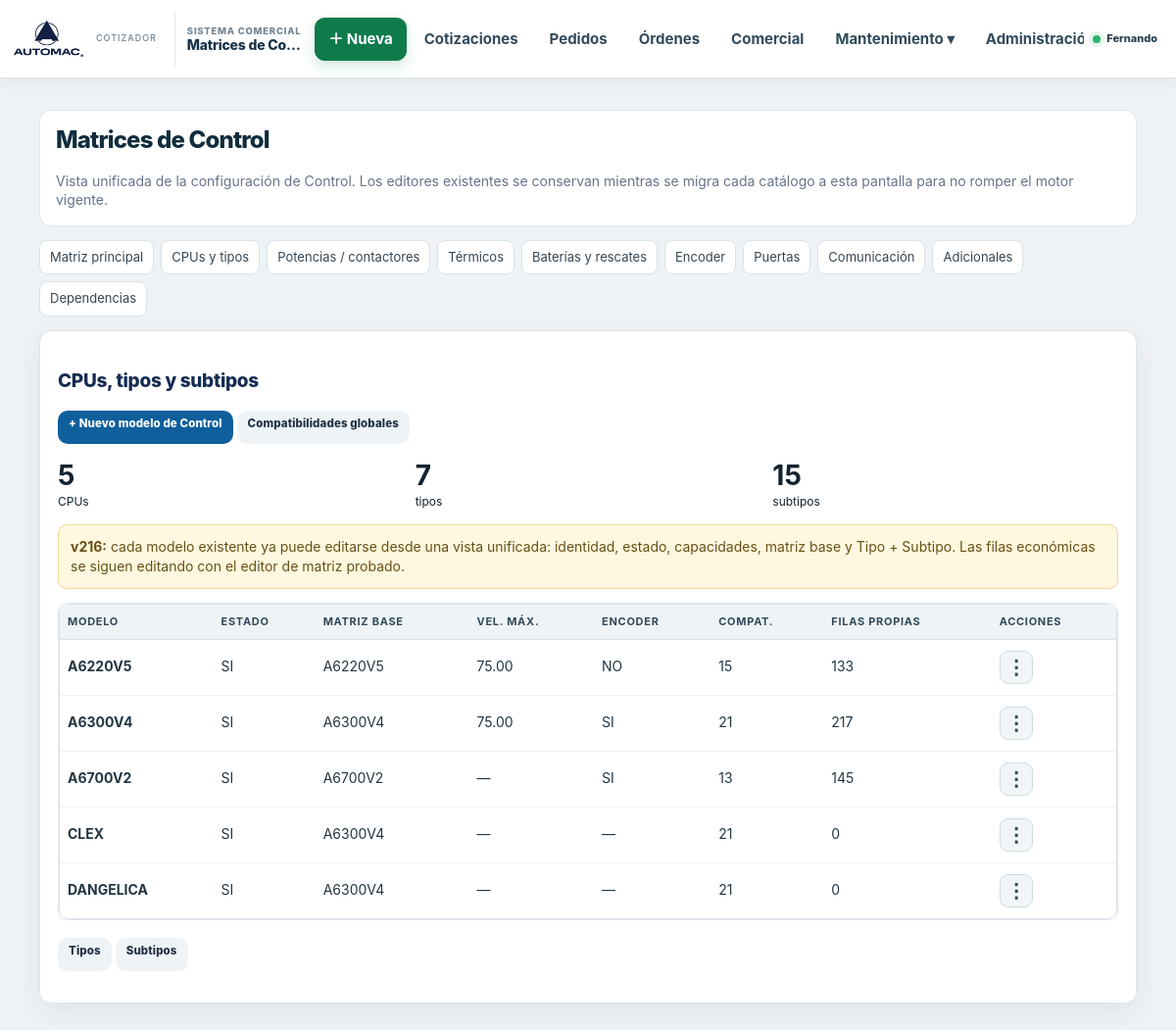
The app's page /mantenimiento_control.php?tab=catalogos (signed in) with its own data.
### tables this page shows
CREATE TABLE `cpus` (
  `cpu_id` tinyint(3) UNSIGNED NOT NULL,
  `cpu_name` varchar(50) NOT NULL,
  `velocidad_max_mmin` decimal(8,2) DEFAULT NULL,
  `admite_encoder` enum('SI','NO') DEFAULT NULL,
  `cpu_matriz_base_id` tinyint(3) UNSIGNED DEFAULT NULL
);

### mantenimiento_control.php (the view, shortened to what this page needs)
<?php
require_once 'conexion.php';
function mctlE($v){return htmlspecialchars((string)$v,ENT_QUOTES,'UTF-8');}
function mctlCount(mysqli $c,string $t):int{$r=$c->query("SELECT COUNT(*) c FROM `$t`");return $r?(int)$r->fetch_assoc()['c']:0;}
$counts=array();foreach(array('matriz_calculos','cpus','tipos_control','subtipos_control','centrales','contactores','contactorpot','termicos','baterias','matriz_baterias','posicionamiento_encoder_permitido','rescates_opciones','rescates_componentes','ptacabina','ptapisos') as $t){$counts[$t]=mctlCount($conexion,$t);}
$tab=$_GET['tab']??'principal';
$tabs=array('principal'=>'Matriz principal','catalogos'=>'CPUs y tipos','potencias'=>'Potencias / contactores','termicos'=>'Térmicos','baterias'=>'Baterías y rescates','encoder'=>'Encoder','puertas'=>'Puertas','comunicacion'=>'Comunicación','adicionales'=>'Adicionales','dependencias'=>'Dependencias');if(!isset($tabs[$tab]))$tab='principal';
$fCpu=(int)($_GET['cpu']??0);
$fTipo=(int)($_GET['tipo']??0);
$fSubtipo=(int)($_GET['subtipo']??0);
$fBuscar=trim((string)($_GET['q']??''));
$cpusLista=$conexion->query('SELECT cpu_id,cpu_name FROM cpus ORDER BY cpu_name');
$tiposLista=$conexion->query('SELECT ctrltipo_id,ctrltipo_name FROM tipos_control ORDER BY ctrltipo_id');
$subtiposLista=$conexion->query('SELECT ctrlsubtipo_id,ctrlsubtipo_name FROM subtipos_control ORDER BY ctrlsubtipo_name');
$modelosControl=$conexion->query("SELECT c.cpu_id,c.cpu_name,COALESCE(cap.activo,'SI') activo,c.velocidad_max_mmin,c.admite_encoder,b.cpu_name base_nombre,(SELECT COUNT(*) FROM matriz_calculos m WHERE m.control_cpu=c.cpu_id) filas_propias,(SELECT COUNT(*) FROM control_compatibilidades cc WHERE cc.cpu_id=c.cpu_id AND cc.activo='SI') compat_activas FROM cpus c LEFT JOIN control_cpu_capacidades cap ON cap.cpu_id=c.cpu_id LEFT JOIN cpus b ON b.cpu_id=COALESCE(NULLIF(c.cpu_matriz_base_id,0),c.cpu_id) ORDER BY c.cpu_name");
$matrizListado=null; $matrizTotal=0;
?><!doctype html><html lang="es"><head><meta charset="utf-8"><title>Matrices de Control · Automac</title><link rel="stylesheet" href="automac-ui.css"></head><body><?php require 'menu.php';?><main class="main"><section class="hero"><h1>Matrices de Control</h1><p>Vista unificada de la configuración de Control. Los editores existentes se conservan mientras se migra cada catálogo a esta pantalla para no romper el motor vigente.</p></section><nav class="tabs"><?php foreach($tabs as $k=>$v):?><a class="<?=$tab===$k?'on':''?>" href="?tab=<?=mctlE($k)?>"><?=mctlE($v)?></a><?php endforeach;?></nav>
<?php if($tab==='principal'):?><section class="card"><div style="display:flex;justify-content:space-between;gap:12px;align-items:flex-start;flex-wrap:wrap"><div><h2 style="margin:0 0 5px">Matriz principal</h2><p style="margin:0">CPU + tipo + subtipo + tensión + rango de potencia + contactores/térmico + código Bejerman.</p></div><div><a class="btn" href="administrar_matriz.php#formulario-configuracion">+ Nueva combinación</a><a class="btn sec" href="exportar_matriz_calculos.php">Exportar</a></div></div>
<form class="filters" method="get"><input type="hidden" name="tab" value="principal"><label>CPU<select name="cpu"><option value="0">Todas</option><?php if($cpusLista) while($x=$cpusLista->fetch_assoc()):?><option value="<?=(int)$x['cpu_id']?>"<?=$fCpu===(int)$x['cpu_id']?' selected':''?>><?=mctlE($x['cpu_name'])?></option><?php endwhile;?></select></label><label>Tipo<select name="tipo"><option value="0">Todos</option><?php if($tiposLista) while($x=$tiposLista->fetch_assoc()):?><option value="<?=(int)$x['ctrltipo_id']?>"<?=$fTipo===(int)$x['ctrltipo_id']?' selected':''?>><?=mctlE($x['ctrltipo_name'])?></option><?php endwhile;?></select></label><label>Subtipo<select name="subtipo"><option value="0">Todos</option><?php if($subtiposLista) while($x=$subtiposLista->fetch_assoc()):?><option value="<?=(int)$x['ctrlsubtipo_id']?>"<?=$fSubtipo===(int)$x['ctrlsubtipo_id']?' selected':''?>><?=mctlE($x['ctrlsubtipo_name'])?></option><?php endwhile;?></select></label><label>Buscar<input name="q" value="<?=mctlE($fBuscar)?>" placeholder="Código, descripción, CPU..."></label><div><button class="btn" type="submit">Filtrar</button><a class="btn sec" href="?tab=principal">Limpiar</a></div></form>
<div class="mini" style="margin-bottom:8px"><strong><?=$matrizTotal?></strong> filas mostradas · <?=$counts['matriz_calculos']?> combinaciones totales.</div><div class="tablewrap"><table class="matrix"><thead><tr><th>CPU</th><th>Tipo</th><th>Subtipo</th><th>Tensión</th><th>HP desde</th><th>HP hasta</th><th>Contactor</th><th>Cont. pot.</th><th>Térmico</th><th>Código</th><th>Base Bejerman</th><th>Acciones</th></tr></thead><tbody><?php if($matrizListado && $matrizListado->num_rows): while($r=$matrizListado->fetch_assoc()):?><tr><td><strong><?=mctlE($r['cpu_name'])?></strong></td><td><?=mctlE($r['ctrltipo_name'])?></td><td><?=mctlE($r['ctrlsubtipo_name'])?></td><td><?=mctlE($r['tension_name'])?></td><td><?=mctlE($r['control_potenciadesde'])?></td><td><?=mctlE($r['control_potenciahasta'])?></td><td><?=mctlE($r['contactor_name']?:'—')?></td><td><?=mctlE($r['contactorpot_name']?:'—')?></td><td><?=mctlE($r['termicos_codigo']?:'—')?></td><td><span class="tech"><?=mctlE($r['control_codigo'])?></span></td><td class="<?=($r['precios_costo']===null||(float)$r['precios_costo']<=0)?'bad':'good'?>"><?=($r['precios_costo']===null?'NO EXISTE':((float)$r['precios_costo']<=0?'PRECIO 0':'OK'))?></td><td><div class="actions"><a class="btn sm" href="administrar_matriz.php?editar=<?=(int)$r['control_id']?>#formulario-configuracion">Editar</a><a class="btn sec sm" href="administrar_matriz.php?duplicar=<?=(int)$r['control_id']?>#formulario-configuracion">Duplicar</a></div></td></tr><?php endwhile; else:?><tr><td colspan="12">No hay combinaciones para esos filtros.</td></tr><?php endif;?></tbody></table></div><p class="note">La edición abre el formulario técnico existente para conservar todas sus validaciones y controles de duplicados. La búsqueda y navegación ya quedan centralizadas en Matrices de Control.</p></section>
<?php elseif($tab==='catalogos'):?><section class="card"><h2>CPUs, tipos y subtipos</h2><p><a class="btn" href="mantenimiento_control_nuevo_modelo.php">+ Nuevo modelo de Control</a><a class="btn sec" href="mantenimiento_control_compatibilidades.php">Compatibilidades globales</a></p><div class="grid"><div class="kpi"><strong><?=$counts['cpus']?></strong><span>CPUs</span></div><div class="kpi"><strong><?=$counts['tipos_control']?></strong><span>tipos</span></div><div class="kpi"><strong><?=$counts['subtipos_control']?></strong><span>subtipos</span></div></div><p class="warn"><strong>v216:</strong> cada modelo existente ya puede editarse desde una vista unificada: identidad, estado, capacidades, matriz base y Tipo + Subtipo. Las filas económicas se siguen editando con el editor de matriz probado.</p><div class="tablewrap" style="margin-top:12px"><table class="matrix"><thead><tr><th>Modelo</th><th>Estado</th><th>Matriz base</th><th>Vel. máx.</th><th>Encoder</th><th>Compat.</th><th>Filas propias</th><th>Acciones</th></tr></thead><tbody><?php if($modelosControl) while($m=$modelosControl->fetch_assoc()):?><tr><td><strong><?=mctlE($m['cpu_name'])?></strong></td><td><?=mctlE($m['activo'])?></td><td><?=mctlE($m['base_nombre']?:$m['cpu_name'])?></td><td><?=mctlE($m['velocidad_max_mmin']??'—')?></td><td><?=mctlE($m['admite_encoder']??'—')?></td><td><?=(int)$m['compat_activas']?></td><td><?=(int)$m['filas_propias']?></td><td><a class="btn sm" href="mantenimiento_control_editar_modelo.php?cpu=<?=(int)$m['cpu_id']?>">Editar modelo</a><a class="btn sec sm" href="?tab=principal&cpu=<?=(int)$m['cpu_id']?>">Matriz</a></td></tr><?php endwhile;?></tbody></table></div><p><a class="btn sec" href="administrar_matriz.php#tipos">Tipos</a><a class="btn sec" href="administrar_matriz.php#subtipos">Subtipos</a></p></section>
<?php elseif($tab==='termicos'):?><section class="card"><h2>Térmicos</h2><div class="kpi"><strong><?=$counts['termicos']?></strong><span>registros</span></div><p>Se conservarán como catálogo técnico relacionado con las combinaciones de Control.</p><a class="btn" href="administrar_matriz.php">Ver uso en matriz</a></section>
<?php elseif($tab==='encoder'):?><section class="card"><h2>Encoder</h2><div class="kpi"><strong><?=$counts['posicionamiento_encoder_permitido']?></strong><span>compatibilidades</span></div><p>CPU/tipo/subtipo/velocidad permitidos.</p><a class="btn" href="administrar_matriz.php">Revisar matriz</a></section>
<?php elseif($tab==='comunicacion'):?><section class="card"><h2>Comunicación</h2><p>Paralelo/serie y compatibilidades se cruzan con la matriz principal y límites de paradas.</p><a class="btn" href="administrar_matriz.php">Matriz principal</a><a class="btn sec" href="limites_paradas.php">Límites de paradas</a></section>
<?php endif;?>
</main></body></html>

### cotizador-v15.css (style rules this page uses)
html { --v15-top:80px!important; --v15-nav:68px!important; }

### mantenimiento_control.php (style rules this page uses)
.main { padding:24px;max-width:1500px;margin:auto }
.hero,.card { background:#fff;border:1px solid #dfe5ec;border-radius:12px;padding:16px;margin-bottom:14px }
.hero h1 { margin:0 0 6px }
.hero p { margin:0;color:#64748b }
.tabs { display:flex;gap:7px;flex-wrap:wrap;margin:0 0 14px }
.tabs a { padding:8px 10px;border:1px solid #ced8e2;border-radius:8px;text-decoration:none;color:#234;background:#fff }
.tabs a.on { background:#0f5f9c;color:white;border-color:#0f5f9c }
.grid { display:grid;grid-template-columns:repeat(auto-fit,minmax(240px,1fr));gap:12px }
.kpi strong { font-size:28px;display:block }
.btn { display:inline-block;text-decoration:none;border-radius:8px;padding:9px 12px;background:#0f5f9c;color:#fff;font-weight:700;margin:4px 4px 0 0 }
.btn.sec { background:#edf3f7;color:#234 }
.warn { padding:12px;border-radius:9px;background:#fff7df;border:1px solid #eed69a;color:#665116 }
.tablewrap { overflow:auto;max-height:650px;border:1px solid #dfe5ec;border-radius:9px }
table.matrix { width:100%;border-collapse:collapse;font-size:12px;white-space:nowrap }
table.matrix th,table.matrix td { padding:7px 8px;border-bottom:1px solid #e7edf2;text-align:left }
table.matrix th { position:sticky;top:0;background:#243746;color:#fff;z-index:2 }

### records on screen
cpus: cpu_name "A6220V5", activo "SI", velocidad_max_mmin "75.00", admite_encoder "NO", compat_activas "15", filas_propias "133"
cpus: cpu_name "A6300V4", activo "SI", velocidad_max_mmin "75.00", admite_encoder "SI", compat_activas "21", filas_propias "217"
cpus: cpu_name "A6700V2", activo "SI", velocidad_max_mmin "—", admite_encoder "SI", compat_activas "13", filas_propias "145"
cpus: cpu_name "CLEX", activo "SI", cpu_name "A6300V4", velocidad_max_mmin "—", admite_encoder "—", compat_activas "21", filas_propias "0"
cpus: cpu_name "DANGELICA", activo "SI", cpu_name "A6300V4", velocidad_max_mmin "—", admite_encoder "—", compat_activas "21", filas_propias "0"

### other values on screen
$tituloPaginaMenu "Matrices de Co…"
$nombreUsuarioMenu "Fernando"
mctlE($v) "Matriz principal"
mctlE($v) "CPUs y tipos"
mctlE($v) "Potencias / contactores"
mctlE($v) "Térmicos"
mctlE($v) "Baterías y rescates"
mctlE($v) "Encoder"
mctlE($v) "Puertas"
mctlE($v) "Comunicación"
mctlE($v) "Adicionales"
mctlE($v) "Dependencias"
$counts['cpus'] "5"
$counts['tipos_control'] "7"
$counts['subtipos_control'] "15"
